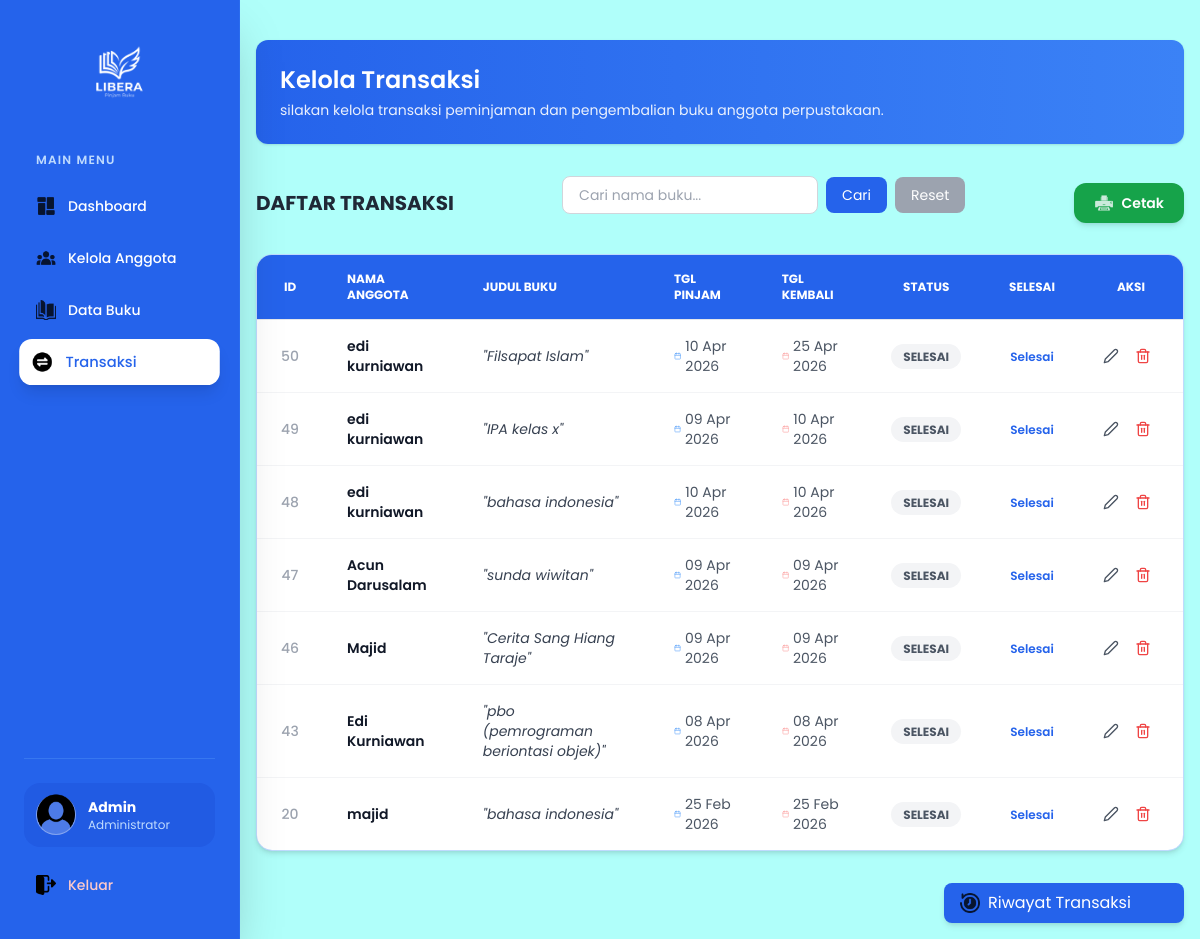
The page /admin/transaksi.php on the database its author committed.
### tables this page shows
CREATE TABLE `transaksi` (
  `id_transaksi` int(11) NOT NULL,
  `id_users` int(11) NOT NULL,
  `nama` varchar(100) NOT NULL,
  `judul_buku` varchar(255) NOT NULL,
  `tanggal_pinjam` date NOT NULL,
  `tanggal_kembali` date NOT NULL,
  `status` enum('menunggu konfirmasi','disetujui','ditolak','selesai') DEFAULT 'menunggu konfirmasi',
  `id_buku` int(11) DEFAULT NULL,
  `total_pinjam` int(11) NOT NULL
);

### admin/transaksi.php (the view, shortened to what this page needs)
<?php
include '../config/koneksi.php';
$query = "SELECT * FROM users ORDER BY id_users DESC";
$keyword = isset($_GET['cari']) ? trim($_GET['cari']) : "";
if (!empty($keyword)) {
    $keyword = mysqli_real_escape_string($koneksi, $keyword);
    $query = "SELECT * FROM transaksi
              WHERE
                nama LIKE '%$keyword%' OR
                judul_buku LIKE '%$keyword%' OR
                status LIKE '%$keyword%' OR
                tanggal_pinjam LIKE '%$keyword%' OR
                tanggal_kembali LIKE '%$keyword%'
              ORDER BY id_transaksi DESC";
} else {
    $query = "SELECT * FROM transaksi ORDER BY id_transaksi DESC";
}
$result = mysqli_query($koneksi, $query);
?>
<!DOCTYPE html>
<html lang="en">
<head>
    <script src="https://cdn.tailwindcss.com"></script>
</head>
<body class="bg-[#B0FFFA]">
    <?php include 'partials/sidebar.php'; ?>
    <main class="ml-60 p-4 min-h-screen">
        <section>
            <div class="mt-6 bg-gradient-to-r from-blue-600 to-blue-500 p-6 rounded-xl shadow text-white">
                <h2 class="text-2xl font-semibold mb-1">
                    Kelola Transaksi
                </h2>
                <p class="text-sm opacity-90">
                    silakan kelola transaksi peminjaman dan pengembalian buku anggota perpustakaan.
                </p>
            </div>
            <div class="mt-8 flex justify-between items-center mb-6">
                <h2 class="text-xl font-bold text-gray-800">DAFTAR TRANSAKSI</h2>
                <form method="GET" class="mb-4 flex items-center gap-2">
                    <input type="text" name="cari" placeholder="Cari nama buku..."
                        value="<?php echo isset($_GET['cari']) ? htmlspecialchars($_GET['cari']) : ''; ?>"
                        class="px-4 py-2 rounded-lg border border-gray-300 text-sm w-64">
                    <button type="submit" class="px-4 py-2 bg-blue-600 text-white rounded-lg text-sm">
                        Cari
                    </button>
                    <a href="transaksi.php"
                        class="px-4 py-2 bg-gray-400 text-white rounded-lg hover:bg-gray-500 text-sm">
                        Reset
                    </a>
                </form>
                <div class="flex gap-2">
                    <a href="../resources/cetak/cetak_transaksi.php?cari=<?php echo isset($_GET['cari']) ? urlencode($_GET['cari']) : ''; ?>"
                        target="_blank"
                        class="flex items-center gap-2 px-5 py-2.5 bg-green-600 text-white font-semibold rounded-xl hover:bg-green-700 transition-all shadow-md hover:shadow-lg text-sm">
                        <img src="../resources/img/cetak.png" class="w-5 h-5 opacity-80">
                        Cetak
                    </a>
                </div>
            </div>
            <section>
                <div class="mt-4 relative overflow-hidden bg-blue-300 shadow-md rounded-2xl border border-blue-200">
                    <table class="w-full text-sm text-left text-gray-600">
                        <thead class="text-xs uppercase bg-blue-600 text-white border-b border-gray-200">
                            <tr>
                                <th class="px-6 py-4 font-bold text-center">ID</th>
                                <th class="px-6 py-4 font-bold">Nama Anggota</th>
                                <th class="px-6 py-4 font-bold">Judul Buku</th>
                                <th class="px-6 py-4 font-bold">Tgl Pinjam</th>
                                <th class="px-6 py-4 font-bold">Tgl Kembali</th>
                                <th class="px-6 py-4 font-bold text-center">Status</th>
                                <th class="px-6 py-4 font-bold text-center">Selesai</th>
                                <th class="px-6 py-4 font-bold text-center">Aksi</th>
                            </tr>
                        </thead>
                        <tbody class="divide-y divide-gray-100 bg-white">
                            <?php
                            while ($row = mysqli_fetch_assoc($result)) {
                                $status_class = "";
                                if ($row['status'] == 'dipinjam') {
                                    $status_class = "bg-orange-100 text-orange-600";
                                } elseif ($row['status'] == 'kembali') {
                                    $status_class = "bg-green-100 text-green-600";
                                } else {
                                    $status_class = "bg-gray-100 text-gray-600";
                                }
                                ?>
                                <tr class="hover:bg-blue-50/50 transition-colors">
                                    <td class="px-6 py-4 text-center font-medium text-gray-400">
                                        <?php echo $row['id_transaksi']; ?>
                                    </td>
                                    <td class="px-6 py-4">
                                        <div class="font-semibold text-gray-900">
                                            <?php echo isset($row['nama']) ? $row['nama'] : '-'; ?>
                                        </div>
                                    </td>
                                    <td class="px-6 py-4">
                                        <div class="text-gray-700 italic">"<?php echo $row['judul_buku']; ?>"</div>
                                    </td>
                                    <td class="px-6 py-4">
                                        <span class="flex items-center gap-1">
                                            <i data-feather="calendar" class="w-3 h-3 text-blue-400"></i>
                                            <?php echo date('d M Y', strtotime($row['tanggal_pinjam'])); ?>
                                        </span>
                                    </td>
                                    <td class="px-6 py-4">
                                        <span class="flex items-center gap-1">
                                            <i data-feather="calendar" class="w-3 h-3 text-red-300"></i>
                                            <?php echo date('d M Y', strtotime($row['tanggal_kembali'])); ?>
                                        </span>
                                    </td>
                                    <td class="px-6 py-4 text-center">
                                        <span
                                            class="px-3 py-1 rounded-full text-xs font-bold uppercase <?php echo $status_class; ?>">
                                            <?php echo $row['status']; ?>
                                        </span>
                                    </td>
                                    <td class="px-6 py-4 text-center">
                                        <?php if ($row['status'] != 'selesai') { ?>
                                            <a href="../aksi/aksi_selesai.php?id=<?php echo $row['id_transaksi']; ?>"
                                                onclick="return confirm('Tandai sebagai selesai?')"
                                                class="px-3 py-1 bg-blue-500 text-white rounded-lg text-xs hover:bg-blue-600">
                                                Selesai
                                            </a>
                                        <?php } else { ?>
                                            <span class="text-blue-600 font-semibold text-xs">Selesai</span>
                                        <?php } ?>
                                    </td>
                                    <td class="px-6 py-4">
                                        <div class="flex items-center justify-center gap-2">
                                            <a href="edit_transaksi.php?id_transaksi=<?php echo $row['id_transaksi']; ?>
                                            class=" p-2 text-blue-600 hover:bg-blue-100 rounded-lg transition-all"
                                                title="Edit Transaksi">
                                                <i data-feather="edit-2" class="w-4 h-4"></i>
                                            </a>
                                            <a href="../aksi/aksi_hapus_transaksi.php?id_transaksi=<?php echo $row['id_transaksi']; ?>
                                            onclick=" return confirm('Yakin ingin menghapus data transaksi ini?')"
                                                class="p-2 text-red-500 hover        :bg-red-50 rounded-lg transition-all"
                                                title="Hapus">
                                                <i data-feather="trash-2" class="w-4 h-4"></i>
                                            </a>
                                        </div>
                                    </td>
                                </tr>
                                <?php
                            }
                            ?>
                        </tbody>
                    </table>
                </div>
                <d class="justify-end">
                    <a href="transaksi_selesai.php"
                        class="mt-8 w-60 p-4 flex items-center gap-2 px-4 py-2 bg-blue-600 text-white rounded-lg hover:bg-blue-700 text-x ml-auto transition-all shadow-md hover:shadow-lg">
                        <img src="../resources/img/riwayat.png" class="w-5 h-5 opacity-80">
                        Riwayat Transaksi
                    </a>
            </section>
    </main>
</body>
</html>

### admin/transaksi.php (style rules this page uses)
body { font-family: 'Poppins', sans-serif; }

### rows shown on the page
transaksi: id_transaksi "50", nama "edi kurniawan", judul_buku "Filsapat Islam", tanggal_pinjam "10 Apr 2026", tanggal_kembali "25 Apr 2026", status "SELESAI", shows "Selesai"
transaksi: id_transaksi "49", nama "edi kurniawan", judul_buku "IPA kelas x", tanggal_pinjam "09 Apr 2026", tanggal_kembali "10 Apr 2026", status "SELESAI", shows "Selesai"
transaksi: id_transaksi "48", nama "edi kurniawan", judul_buku "bahasa indonesia", tanggal_pinjam "10 Apr 2026", tanggal_kembali "10 Apr 2026", status "SELESAI", shows "Selesai"
transaksi: id_transaksi "47", nama "Acun Darusalam", judul_buku "sunda wiwitan", tanggal_pinjam "09 Apr 2026", tanggal_kembali "09 Apr 2026", status "SELESAI", shows "Selesai"
transaksi: id_transaksi "46", nama "Majid", judul_buku "Cerita Sang Hiang Taraje", tanggal_pinjam "09 Apr 2026", tanggal_kembali "09 Apr 2026", status "SELESAI", shows "Selesai"
transaksi: id_transaksi "43", nama "Edi Kurniawan", judul_buku "pbo (pemrograman beriontasi objek)", tanggal_pinjam "08 Apr 2026", tanggal_kembali "08 Apr 2026", status "SELESAI", shows "Selesai"
transaksi: id_transaksi "20", nama "majid", judul_buku "bahasa indonesia", tanggal_pinjam "25 Feb 2026", tanggal_kembali "25 Feb 2026", status "SELESAI", shows "Selesai"

### other values the page prints
$_SESSION['username'] "Admin"
